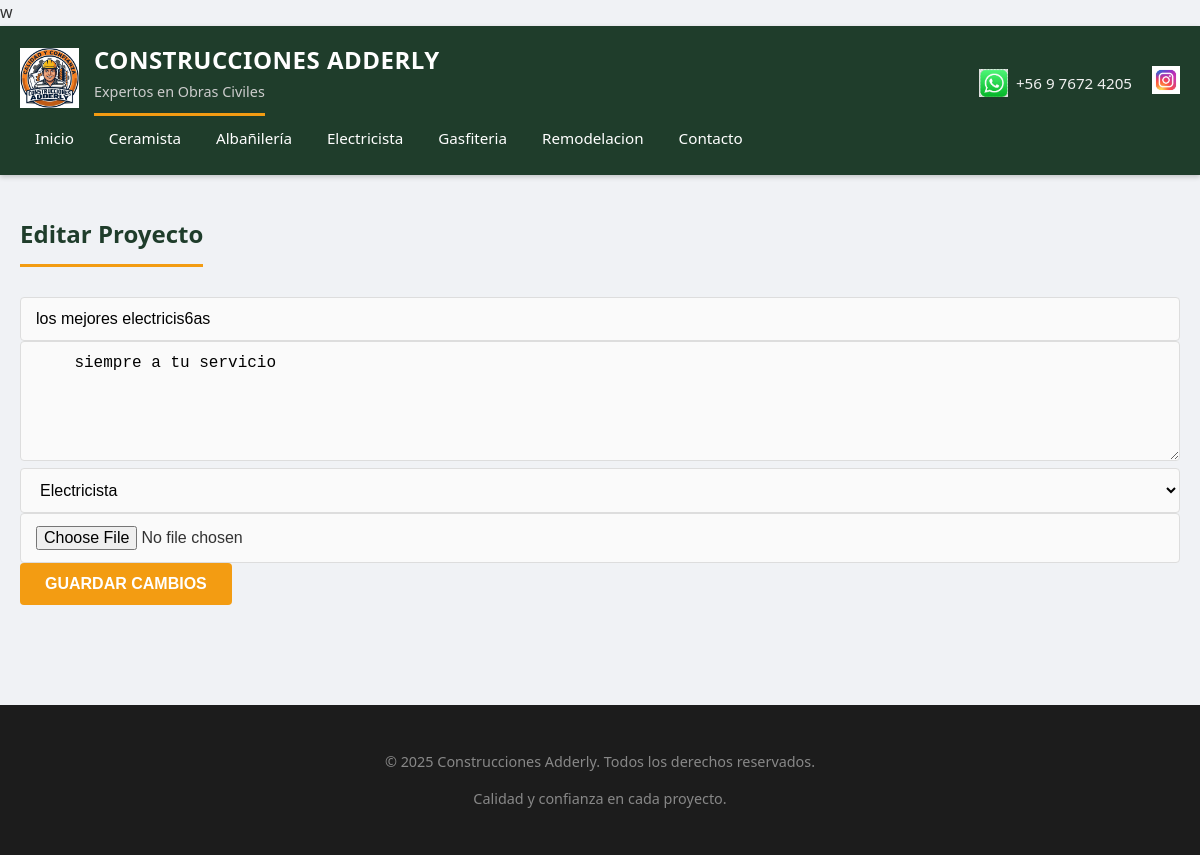
/edit_project/13 (signed in), run on an earlier commit of the app's database.
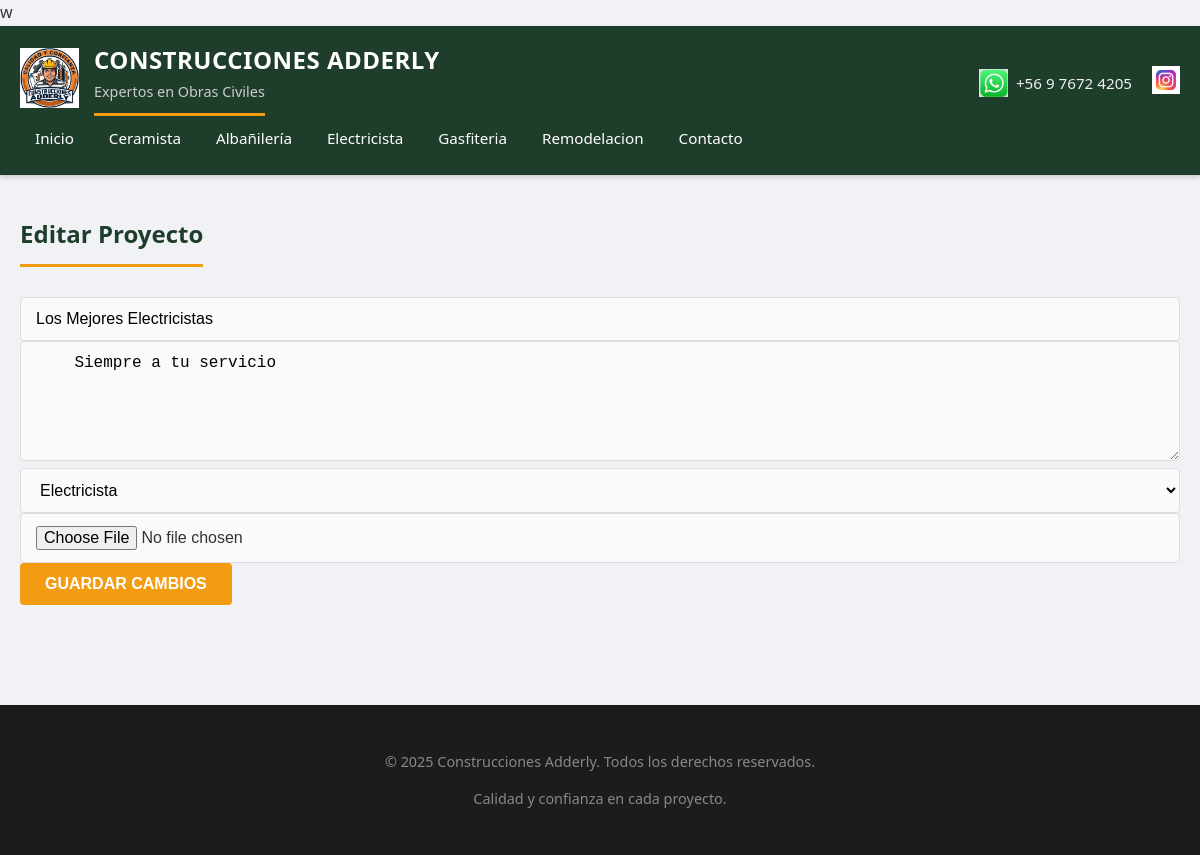
And on a later commit of the database.
### app.py (models this page shows)
class Project(db.Model):
    id = db.Column(db.Integer, primary_key=True)
    title = db.Column(db.String(100), nullable=False)
    description = db.Column(db.Text, nullable=False)
    media_url = db.Column(db.String(500), nullable=False)
    media_type = db.Column(db.String(20), nullable=False)
    category_id = db.Column(
        db.Integer,
        db.ForeignKey('category.id'),
        nullable=False
    )
    category = db.relationship('Category', backref='projects')

class Category(db.Model):
    id = db.Column(db.Integer, primary_key=True)
    name = db.Column(db.String(50), unique=True, nullable=False)

### app.py (the view, shortened to what this page needs)
@app.route('/edit_project/<int:project_id>', methods=['GET', 'POST'])
def edit_project(project_id):
    if not session.get('admin'):
        return redirect(url_for('admin_login'))
    project = Project.query.get_or_404(project_id)
    return render_template('edit_project.html', project=project)

### app.py (called while the page is built)
@app.context_processor
def inject_categories():
    return dict(categories=Category.query.all())

### templates/edit_project.html
{% extends "base.html" %}
{% block content %}
<h2>Editar Proyecto</h2>
<form method="POST" enctype="multipart/form-data">
  <input type="text" name="title" value="{{ project.title }}" required>
  <textarea name="description" required>
    {{ project.description }}
  </textarea>
  <select name="category" required>
    {% for cat in categories %}
      <option value="{{ cat.id }}"
        {% if cat.id == project.category_id %}selected{% endif %}>
        {{ cat.name }}
      </option>
    {% endfor %}
  </select>
  <input type="file" name="file">
  <button type="submit">Guardar cambios</button>
</form>
{% endblock %}

What changed in the data, as far as the page shows it:
changed Project "Electricista": title "los mejores electricis6as" → "Los Mejores Electricistas"; description "siempre a tu servicio" → "Siempre a tu servicio"
